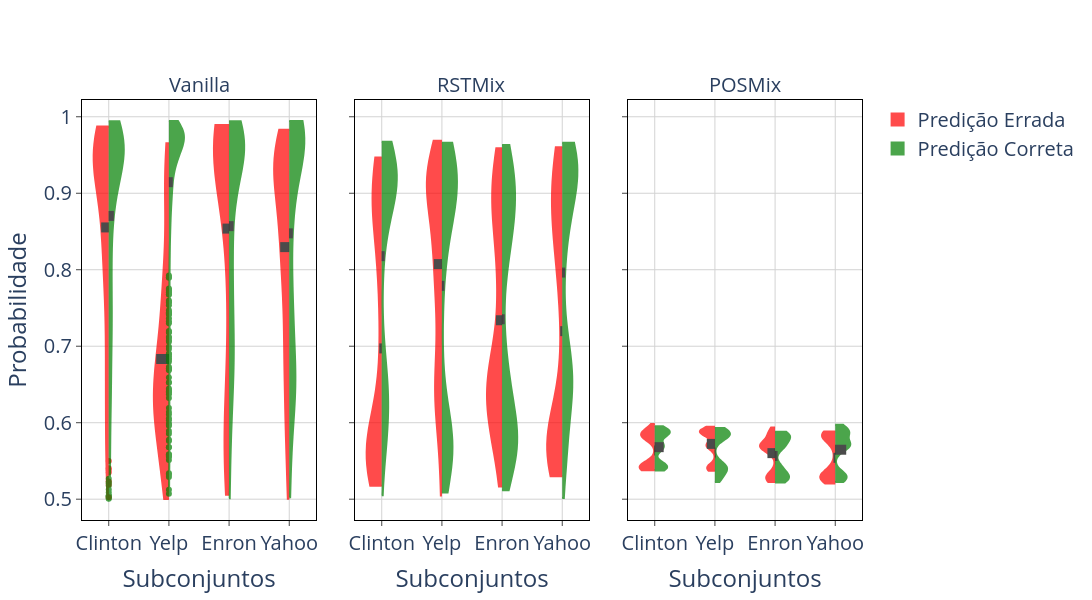

Notebook code for this chart:
### Code cell
from os import name

fig2 = make_subplots(
    rows=1,
    cols=3,
    subplot_titles=['Vanilla', 'RSTMix', 'POSMix'],
    horizontal_spacing=0.05,
    shared_yaxes=True,
)

show_legend = True
for idx, source in enumerate(['Clinton', 'Yelp', 'Enron', 'Yahoo']):
  for jdx, pipeline in enumerate(['Vanilla', 'RSTMix', 'POSMix']):
    sources_df = temp_df[temp_df['Pipeline'] == pipeline]
    correct = sources_df[sources_df['Prediction'] == 'Correct']
    wrong = sources_df[sources_df['Prediction'] == 'Wrong']
    fig2.add_trace(
        go.Violin(
            y=wrong[wrong['Source'] == source]['logits'],
            x=wrong[wrong['Source'] == source]['Source'],
            name='Predição Errada',
            side='negative',
            fillcolor='red',
            line_color='red',
            width=0.5,
            showlegend=show_legend,
            opacity=0.7,
        ),
        row=1,
        col=jdx + 1,
    )
    fig2.add_trace(
        go.Violin(
            y=correct[correct['Source'] == source]['logits'],
            x=correct[correct['Source'] == source]['Source'],
            name='Predição Correta',
            side='positive',
            fillcolor='green',
            line_color='green',
            width=0.5,
            opacity=0.7,
            showlegend=show_legend,
        ),
        row=1,
        col=jdx + 1,
    )
    show_legend = False
fig2.update_traces(
    meanline_visible=True,
    meanline_width=10,
    meanline_color='black',
    spanmode='hard',
)

fig2.update_layout(
    xaxis_title='Subconjuntos',
    xaxis2_title='Subconjuntos',
    xaxis3_title='Subconjuntos',
    yaxis_title='Probabilidade',
    yaxis1=dict(nticks=10),
    yaxis2=dict(nticks=10),
    yaxis3=dict(nticks=10),
    font_size=20,
)
fig2.update_annotations(font_size=20)
fig2.update_layout(height=600, width=1400, plot_bgcolor="white")
fig2.update_xaxes(mirror=True,
                  ticks='outside',
                  showline=True,
                  linecolor='black',
                  gridcolor='lightgrey')
fig2.update_yaxes(mirror=True,
                  ticks='outside',
                  showline=True,
                  linecolor='black',
                  gridcolor='lightgrey')
fig2.write_image("figs/gcdc_prob_by_source.svg")
fig2.show()

### Figure 1 — Plotly figure (JSON) as saved in the notebook; plotly's stock layout.template omitted (floating-point values rounded to 4 significant figures; data arrays with more than 128 entries replaced by an {"elided": "..."} marker saying what was removed)
{"data": [{"fillcolor": "red", "line": {"color": "red"}, "meanline": {"color": "black", "visible": true, "width": 10}, "name": "Predição Errada", "opacity": 0.7, "showlegend": true, "side": "negative", "spanmode": "hard", "type": "violin", "width": 0.5, "x": {"elided": "159 str values"}, "xaxis": "x", "y": {"elided": "159 float values"}, "yaxis": "y"}, {"fillcolor": "green", "line": {"color": "green"}, "meanline": {"color": "black", "visible": true, "width": 10}, "name": "Predição Correta", "opacity": 0.7, "showlegend": true, "side": "positive", "spanmode": "hard", "type": "violin", "width": 0.5, "x": {"elided": "636 str values"}, "xaxis": "x", "y": {"elided": "636 float values"}, "yaxis": "y"}, {"fillcolor": "red", "line": {"color": "red"}, "meanline": {"color": "black", "visible": true, "width": 10}, "name": "Predição Errada", "opacity": 0.7, "showlegend": false, "side": "negative", "spanmode": "hard", "type": "violin", "width": 0.5, "x": {"elided": "292 str values"}, "xaxis": "x2", "y": {"elided": "292 float values"}, "yaxis": "y2"}, {"fillcolor": "green", "line": {"color": "green"}, "meanline": {"color": "black", "visible": true, "width": 10}, "name": "Predição Correta", "opacity": 0.7, "showlegend": false, "side": "positive", "spanmode": "hard", "type": "violin", "width": 0.5, "x": {"elided": "503 str values"}, "xaxis": "x2", "y": {"elided": "503 float values"}, "yaxis": "y2"}, {"fillcolor": "red", "line": {"color": "red"}, "meanline": {"color": "black", "visible": true, "width": 10}, "name": "Predição Errada", "opacity": 0.7, "showlegend": false, "side": "negative", "spanmode": "hard", "type": "violin", "width": 0.5, "x": {"elided": "318 str values"}, "xaxis": "x3", "y": {"elided": "318 float values"}, "yaxis": "y3"}, {"fillcolor": "green", "line": {"color": "green"}, "meanline": {"color": "black", "visible": true, "width": 10}, "name": "Predição Correta", "opacity": 0.7, "showlegend": false, "side": "positive", "spanmode": "hard", "type": "violin", "width": 0.5, "x": {"elided": "477 str values"}, "xaxis": "x3", "y": {"elided": "477 float values"}, "yaxis": "y3"}, {"fillcolor": "red", "line": {"color": "red"}, "meanline": {"color": "black", "visible": true, "width": 10}, "name": "Predição Errada", "opacity": 0.7, "showlegend": false, "side": "negative", "spanmode": "hard", "type": "violin", "width": 0.5, "x": {"elided": "156 str values"}, "xaxis": "x", "y": {"elided": "156 float values"}, "yaxis": "y"}, {"fillcolor": "green", "line": {"color": "green"}, "meanline": {"color": "black", "visible": true, "width": 10}, "name": "Predição Correta", "opacity": 0.7, "showlegend": false, "side": "positive", "spanmode": "hard", "type": "violin", "width": 0.5, "x": {"elided": "624 str values"}, "xaxis": "x", "y": {"elided": "624 float values"}, "yaxis": "y"}, {"fillcolor": "red", "line": {"color": "red"}, "meanline": {"color": "black", "visible": true, "width": 10}, "name": "Predição Errada", "opacity": 0.7, "showlegend": false, "side": "negative", "spanmode": "hard", "type": "violin", "width": 0.5, "x": {"elided": "312 str values"}, "xaxis": "x2", "y": {"elided": "312 float values"}, "yaxis": "y2"}, {"fillcolor": "green", "line": {"color": "green"}, "meanline": {"color": "black", "visible": true, "width": 10}, "name": "Predição Correta", "opacity": 0.7, "showlegend": false, "side": "positive", "spanmode": "hard", "type": "violin", "width": 0.5, "x": {"elided": "468 str values"}, "xaxis": "x2", "y": {"elided": "468 float values"}, "yaxis": "y2"}, {"fillcolor": "red", "line": {"color": "red"}, "meanline": {"color": "black", "visible": true, "width": 10}, "name": "Predição Errada", "opacity": 0.7, "showlegend": false, "side": "negative", "spanmode": "hard", "type": "violin", "width": 0.5, "x": {"elided": "312 str values"}, "xaxis": "x3", "y": {"elided": "312 float values"}, "yaxis": "y3"}, {"fillcolor": "green", "line": {"color": "green"}, "meanline": {"color": "black", "visible": true, "width": 10}, "name": "Predição Correta", "opacity": 0.7, "showlegend": false, "side": "positive", "spanmode": "hard", "type": "violin", "width": 0.5, "x": {"elided": "468 str values"}, "xaxis": "x3", "y": {"elided": "468 float values"}, "yaxis": "y3"}, {"fillcolor": "red", "line": {"color": "red"}, "meanline": {"color": "black", "visible": true, "width": 10}, "name": "Predição Errada", "opacity": 0.7, "showlegend": false, "side": "negative", "spanmode": "hard", "type": "violin", "width": 0.5, "x": {"elided": "161 str values"}, "xaxis": "x", "y": {"elided": "161 float values"}, "yaxis": "y"}, {"fillcolor": "green", "line": {"color": "green"}, "meanline": {"color": "black", "visible": true, "width": 10}, "name": "Predição Correta", "opacity": 0.7, "showlegend": false, "side": "positive", "spanmode": "hard", "type": "violin", "width": 0.5, "x": {"elided": "644 str values"}, "xaxis": "x", "y": {"elided": "644 float values"}, "yaxis": "y"}, {"fillcolor": "red", "line": {"color": "red"}, "meanline": {"color": "black", "visible": true, "width": 10}, "name": "Predição Errada", "opacity": 0.7, "showlegend": false, "side": "negative", "spanmode": "hard", "type": "violin", "width": 0.5, "x": {"elided": "322 str values"}, "xaxis": "x2", "y": {"elided": "322 float values"}, "yaxis": "y2"}, {"fillcolor": "green", "line": {"color": "green"}, "meanline": {"color": "black", "visible": true, "width": 10}, "name": "Predição Correta", "opacity": 0.7, "showlegend": false, "side": "positive", "spanmode": "hard", "type": "violin", "width": 0.5, "x": {"elided": "483 str values"}, "xaxis": "x2", "y": {"elided": "483 float values"}, "yaxis": "y2"}, {"fillcolor": "red", "line": {"color": "red"}, "meanline": {"color": "black", "visible": true, "width": 10}, "name": "Predição Errada", "opacity": 0.7, "showlegend": false, "side": "negative", "spanmode": "hard", "type": "violin", "width": 0.5, "x": {"elided": "322 str values"}, "xaxis": "x3", "y": {"elided": "322 float values"}, "yaxis": "y3"}, {"fillcolor": "green", "line": {"color": "green"}, "meanline": {"color": "black", "visible": true, "width": 10}, "name": "Predição Correta", "opacity": 0.7, "showlegend": false, "side": "positive", "spanmode": "hard", "type": "violin", "width": 0.5, "x": {"elided": "483 str values"}, "xaxis": "x3", "y": {"elided": "483 float values"}, "yaxis": "y3"}, {"fillcolor": "red", "line": {"color": "red"}, "meanline": {"color": "black", "visible": true, "width": 10}, "name": "Predição Errada", "opacity": 0.7, "showlegend": false, "side": "negative", "spanmode": "hard", "type": "violin", "width": 0.5, "x": {"elided": "280 str values"}, "xaxis": "x", "y": {"elided": "280 float values"}, "yaxis": "y"}, {"fillcolor": "green", "line": {"color": "green"}, "meanline": {"color": "black", "visible": true, "width": 10}, "name": "Predição Correta", "opacity": 0.7, "showlegend": false, "side": "positive", "spanmode": "hard", "type": "violin", "width": 0.5, "x": {"elided": "545 str values"}, "xaxis": "x", "y": {"elided": "545 float values"}, "yaxis": "y"}, {"fillcolor": "red", "line": {"color": "red"}, "meanline": {"color": "black", "visible": true, "width": 10}, "name": "Predição Errada", "opacity": 0.7, "showlegend": false, "side": "negative", "spanmode": "hard", "type": "violin", "width": 0.5, "x": {"elided": "330 str values"}, "xaxis": "x2", "y": {"elided": "330 float values"}, "yaxis": "y2"}, {"fillcolor": "green", "line": {"color": "green"}, "meanline": {"color": "black", "visible": true, "width": 10}, "name": "Predição Correta", "opacity": 0.7, "showlegend": false, "side": "positive", "spanmode": "hard", "type": "violin", "width": 0.5, "x": {"elided": "495 str values"}, "xaxis": "x2", "y": {"elided": "495 float values"}, "yaxis": "y2"}, {"fillcolor": "red", "line": {"color": "red"}, "meanline": {"color": "black", "visible": true, "width": 10}, "name": "Predição Errada", "opacity": 0.7, "showlegend": false, "side": "negative", "spanmode": "hard", "type": "violin", "width": 0.5, "x": {"elided": "358 str values"}, "xaxis": "x3", "y": {"elided": "358 float values"}, "yaxis": "y3"}, {"fillcolor": "green", "line": {"color": "green"}, "meanline": {"color": "black", "visible": true, "width": 10}, "name": "Predição Correta", "opacity": 0.7, "showlegend": false, "side": "positive", "spanmode": "hard", "type": "violin", "width": 0.5, "x": {"elided": "467 str values"}, "xaxis": "x3", "y": {"elided": "467 float values"}, "yaxis": "y3"}], "layout": {"annotations": [{"font": {"size": 20}, "showarrow": false, "text": "Vanilla", "x": 0.15, "xanchor": "center", "xref": "paper", "y": 1, "yanchor": "bottom", "yref": "paper"}, {"font": {"size": 20}, "showarrow": false, "text": "RSTMix", "x": 0.5, "xanchor": "center", "xref": "paper", "y": 1, "yanchor": "bottom", "yref": "paper"}, {"font": {"size": 20}, "showarrow": false, "text": "POSMix", "x": 0.85, "xanchor": "center", "xref": "paper", "y": 1, "yanchor": "bottom", "yref": "paper"}], "font": {"size": 20}, "height": 600, "plot_bgcolor": "white", "width": 1400, "xaxis": {"anchor": "y", "domain": [0, 0.3], "gridcolor": "lightgrey", "linecolor": "black", "mirror": true, "showline": true, "ticks": "outside", "title": {"text": "Subconjuntos"}}, "xaxis2": {"anchor": "y2", "domain": [0.35, 0.65], "gridcolor": "lightgrey", "linecolor": "black", "mirror": true, "showline": true, "ticks": "outside", "title": {"text": "Subconjuntos"}}, "xaxis3": {"anchor": "y3", "domain": [0.7, 1], "gridcolor": "lightgrey", "linecolor": "black", "mirror": true, "showline": true, "ticks": "outside", "title": {"text": "Subconjuntos"}}, "yaxis": {"anchor": "x", "domain": [0, 1], "gridcolor": "lightgrey", "linecolor": "black", "mirror": true, "nticks": 10, "showline": true, "ticks": "outside", "title": {"text": "Probabilidade"}}, "yaxis2": {"anchor": "x2", "domain": [0, 1], "gridcolor": "lightgrey", "linecolor": "black", "matches": "y", "mirror": true, "nticks": 10, "showline": true, "showticklabels": false, "ticks": "outside"}, "yaxis3": {"anchor": "x3", "domain": [0, 1], "gridcolor": "lightgrey", "linecolor": "black", "matches": "y", "mirror": true, "nticks": 10, "showline": true, "showticklabels": false, "ticks": "outside"}}}
